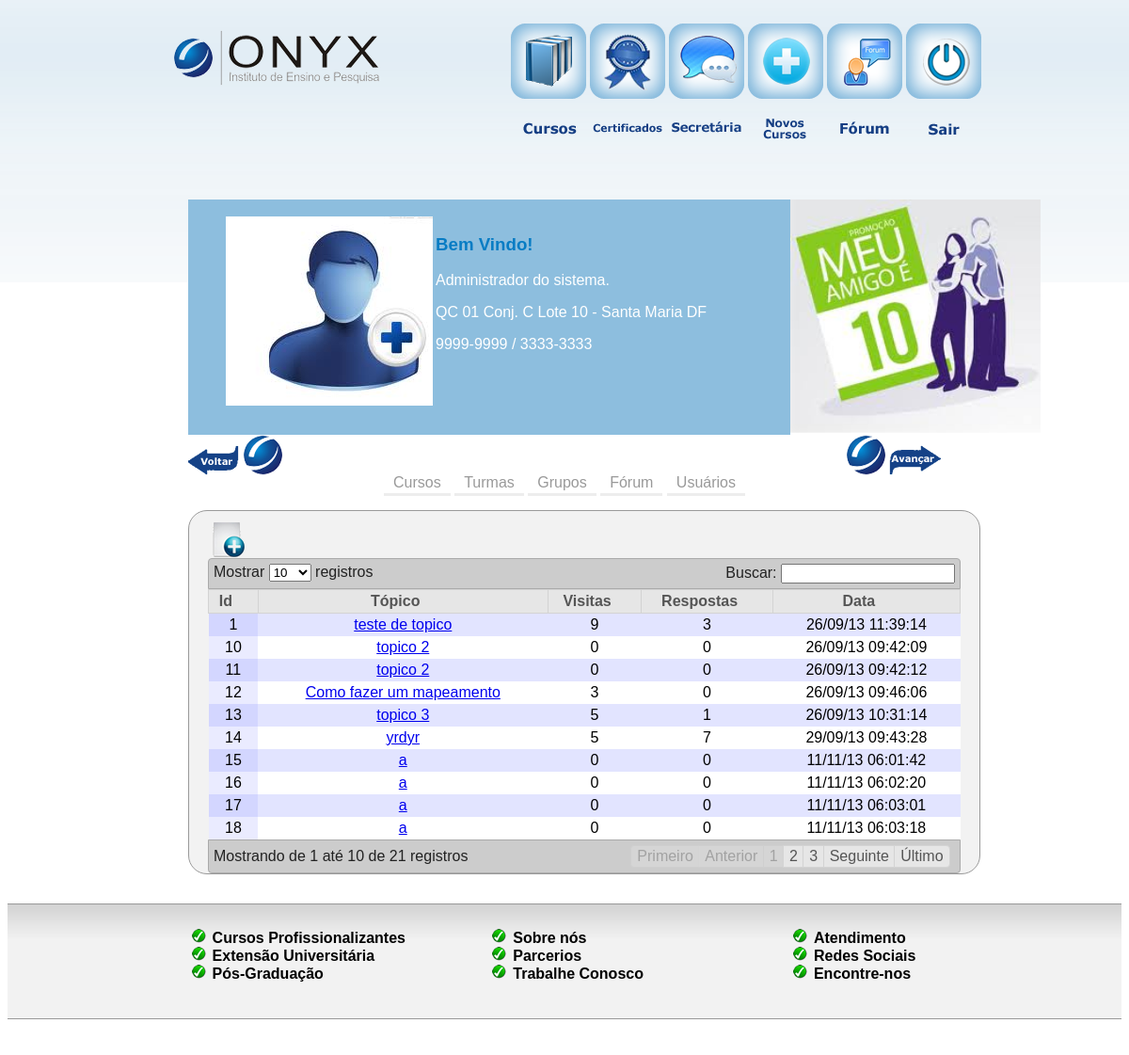
The app's page /adm/forum/index.php (signed in) with its own data.
### tables this page shows
CREATE TABLE IF NOT EXISTS `forum_question` (
  `id` int(4) NOT NULL AUTO_INCREMENT,
  `topic` varchar(255) NOT NULL DEFAULT '',
  `detail` longtext NOT NULL,
  `name` varchar(65) NOT NULL DEFAULT '',
  `email` varchar(65) NOT NULL DEFAULT '',
  `datetime` varchar(25) NOT NULL DEFAULT '',
  `view` int(4) NOT NULL DEFAULT '0',
  `reply` int(4) NOT NULL DEFAULT '0',
  PRIMARY KEY (`id`)
);

### adm/forum/index.php (the view, shortened to what this page needs)
<?php
include('../header.php');
$tbl_name="forum_question";
$sql="SELECT * FROM $tbl_name ORDER BY id DESC";
$result=mysql_query($sql);
?>
<div id="conteudo_curso">
<a href="forum/create_topic.php"><strong><img src='../imagens/icone/curso_adiciona-icone.png'></a>
<table class='display' id='example'>
<thead>
<tr>
<td align="center"><strong>Id</strong></td>
<td align="center"><strong>Tópico</strong></td>
<td align="center"><strong>Visitas</strong></td>
<td align="center"><strong>Respostas</strong></td>
<td align="center"><strong>Data</strong></td>
</tr>
</thead>
<tbody>
<?php
while($rows=mysql_fetch_array($result)){
?>
<tr>
<td align="center"><?php echo $rows['id']; ?></td>
<td align="center"><a href="forum/view_topic.php?id=<?php echo $rows['id']; ?>"><?php echo $rows['topic']; ?></a><br></td>
<td align="center"><?php echo $rows['view']; ?></td>
<td align="center"><?php echo $rows['reply']; ?></td>
<td align="center"><?php echo $rows['datetime']; ?></td>
</tr>
<?php
}
?>
</tbody>
</table>
</div>
<?php include('../footer.php'); ?>

### adm/css/table_jui.css (style rules this page uses)
table.display { margin: 0 auto; width: 100%; clear: both; border-collapse: collapse; }
table.display td { padding: 3px 10px; }
tr.odd { background-color: #E2E4FF; }
tr.even { background-color: white; }
tr.odd td.sorting_1 { background-color: #D3D6FF; }
tr.even td.sorting_1 { background-color: #EAEBFF; }

### adm/css/style-adm.css (style rules this page uses)
body { font-family: Arial; background: url(../../imagens/topo-adm.png)repeat-x;height: 300px;width: auto; font-size: 16px; }
#conteudo_curso { width: 100%;height: auto;float: left;border-radius: 1em;margin: 0 0 0 0;-moz-border-radius: 20px;-webkit-border-radius: 20px;border-radius: 20px;background-color: #F2F2F2;border-color: #9A9A9A;border-width: thin; border-style: solid;padding: 10px 20px 0 20px; text-align: justify; }

### records on screen
forum_question: id "18", topic "a", view "0", reply "0", datetime "11/11/13 06:03:18"
forum_question: id "17", topic "a", view "0", reply "0", datetime "11/11/13 06:03:01"
forum_question: id "16", topic "a", view "0", reply "0", datetime "11/11/13 06:02:20"
forum_question: id "15", topic "a", view "0", reply "0", datetime "11/11/13 06:01:42"
forum_question: id "14", topic "yrdyr", view "5", reply "7", datetime "29/09/13 09:43:28"
forum_question: id "13", topic "topico 3", view "5", reply "1", datetime "26/09/13 10:31:14"
forum_question: id "12", topic "Como fazer um mapeamento", view "3", reply "0", datetime "26/09/13 09:46:06"
forum_question: id "11", topic "topico 2", view "0", reply "0", datetime "26/09/13 09:42:12"
forum_question: id "10", topic "topico 2", view "0", reply "0", datetime "26/09/13 09:42:09"
forum_question: id "1", topic "teste de topico", view "9", reply "3", datetime "26/09/13 11:39:14"
